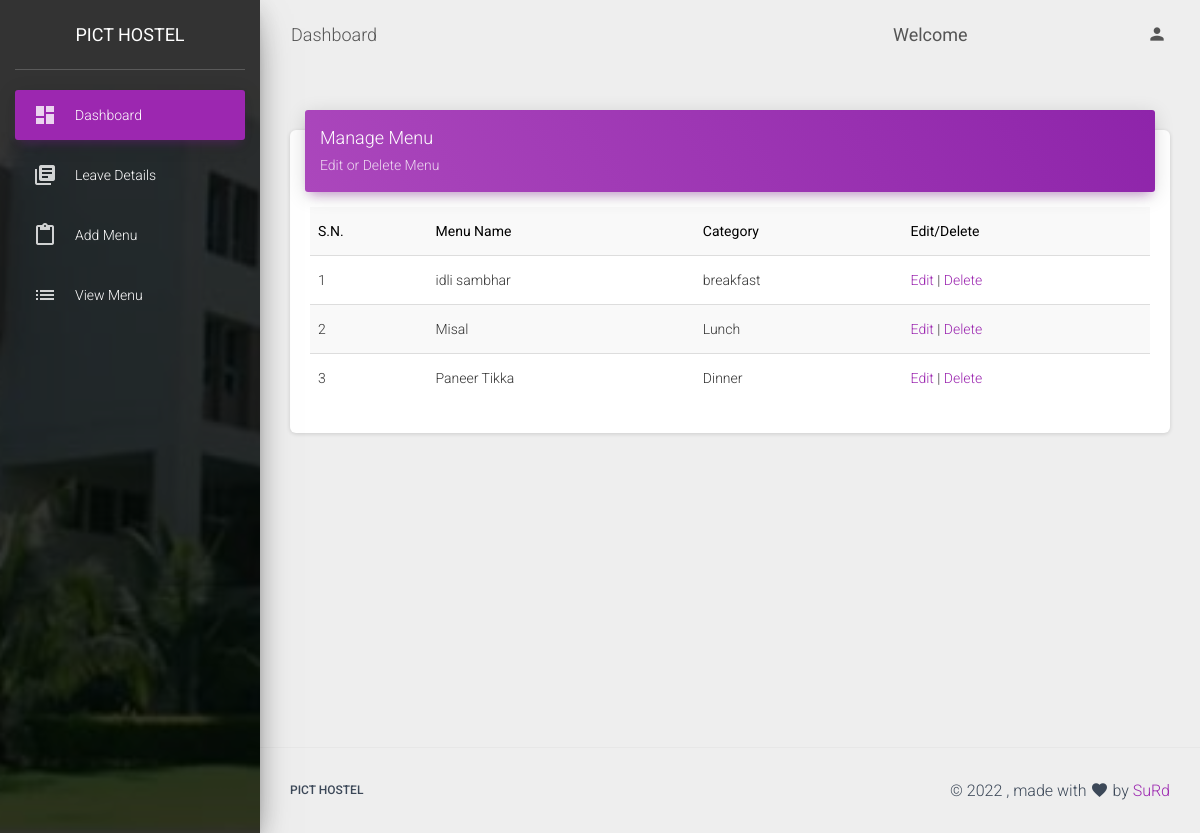
The app's page /dash/mess-dashboard/viewmenu.php with its own data.
### tables this page shows
CREATE TABLE `menu` (
  `id` int(25) NOT NULL,
  `menu` varchar(50) NOT NULL,
  `category` varchar(50) NOT NULL
);

### dash/mess-dashboard/viewmenu.php (the view, shortened to what this page needs)
<?php
include '../../config.php';
?>
<!DOCTYPE html>
<html lang="en">
<head>
    <link rel="stylesheet" href="https://maxcdn.bootstrapcdn.com/font-awesome/latest/css/font-awesome.min.css">
    <link href="../assets/css/material-dashboard.css?v=2.1.0" rel="stylesheet" />
</head>
<body class="light-edition">
    <div class="wrapper ">
        <div class="sidebar" data-color="purple" data-background-color="black" data-image="../assets/img/pict.jpeg">
            <div class="logo"><a href="#" class="simple-text logo-normal">
                    PICT HOSTEL
                </a></div>
            <div class="sidebar-wrapper">
                <ul class="nav">
                    <li class="nav-item active">
                        <a class="nav-link" href="./dashboard.php">
                            <i class="material-icons">dashboard</i>
                            <p>Dashboard</p>
                        </a>
                    </li>
                    <li class="nav-item ">
                        <a class="nav-link" href="./leavedetails.php">
                            <i class="material-icons">library_books</i>
                            <p>Leave Details</p>
                        </a>
                    </li>
                    <li class="nav-item ">
                        <a class="nav-link" href="./addmenu.php">
                            <i class="material-icons">content_paste</i>
                            <p>Add Menu</p>
                        </a>
                    </li>
                    <li class="nav-item ">
                        <a class="nav-link" href="viewmenu.php">
                            <i class="material-icons">list</i>
                            <p>View Menu</p>
                        </a>
                    </li>
                </ul>
            </div>
        </div>
        <div class="main-panel">
            <nav class="navbar navbar-expand-lg navbar-transparent navbar-absolute fixed-top " id="navigation-example">
                <div class="container-fluid">
                    <div class="navbar-wrapper">
                        <a class="navbar-brand" href="javascript:void(0)">Dashboard</a>
                    </div>
                    <div class="collapse navbar-collapse justify-content-end">
                        <form class="navbar-form">
                            <div class="input-group no-border">
                                <a class="navbar-brand" href="javascript:void(0)"><strong>Welcome <?php echo $row['email']; ?></strong></a>
                                <div class="ripple-container"></div>
                            </div>
                        </form>
                        <ul class="navbar-nav">
                            <li class="nav-item dropdown">
                                <a class="nav-link" href="#pablo" id="navbarDropdownProfile" data-toggle="dropdown" aria-haspopup="true" aria-expanded="false">
                                    <i class="material-icons">person</i>
                                </a>
                            </li>
                        </ul>
                    </div>
                </div>
            </nav>
            <div class="content">
                <div class="container-fluid">
                    <div class="row">
                        <div class="col-md-12">
                            <div class="card">
                                <div class="card-header card-header-primary">
                                    <h4 class="card-title ">Manage Menu</h4>
                                    <p class="card-category"> Edit or Delete Menu</p>
                                </div>
                                <div class="card-body">
                                    <div class="table-responsive">
                                        <div class="panel">
                                            <div class="table-responsive">
                                                <table class="table table-striped title1">
                                                    <tr style="color:black">
                                                        <td><b>S.N.</b></td>
                                                        <td><b>Menu Name</b></td>
                                                        <td><b>Category</b></td>
                                                        <td><b>Edit/Delete</b></td>
                                                    </tr>
                                                    <?php
                                                    $sql = "SELECT * from menu";
                                                    $result = $conn->query($sql);
                                                    while ($row = $result->fetch_assoc()) {
                                                    ?>
                                                        <tr>
                                                            <td>
                                                                <?php echo $row['id']; ?>
                                                            </td>
                                                            <td>
                                                                <?php echo $row['menu']; ?>
                                                            </td>
                                                            <td>
                                                                <?php echo $row['category']; ?>
                                                            </td>
                                                            <td>
                                                                <?php echo "<a href=\"edit_request.php?id=$row[id]\">Edit</a> | <a href=\"delete_request.php?id=$row[id]\" onClick=\"return confirm('Are you sure you want to delete?')\">Delete</a>"; ?>
                                                            </td>
                                                        </tr>
                                                    <?php $i++;
                                                    }
                                                    ?>
                                                </table>
                                            </div>
                                        </div>
                                    </div>
                                </div>
                            </div>
                        </div>
                    </div>
                </div>
            </div>
            <footer class="footer">
                <div class="container-fluid">
                    <nav class="float-left">
                        <ul>
                            <li>
                                <a href="#">
                                    PICT HOSTEL
                                </a>
                            </li>
                        </ul>
                    </nav>
                    <div class="copyright float-right" id="date">
                        , made with <i class="material-icons">favorite</i> by
                        <a href="#" target="_blank"> SuRd</a>
                    </div>
                </div>
            </footer>
        </div>
    </div>
</body>
</html>

### records on screen
menu: id "1", menu "idli sambhar", category "breakfast"
menu: id "2", menu "Misal", category "Lunch"
menu: id "3", menu "Paneer Tikka", category "Dinner"
